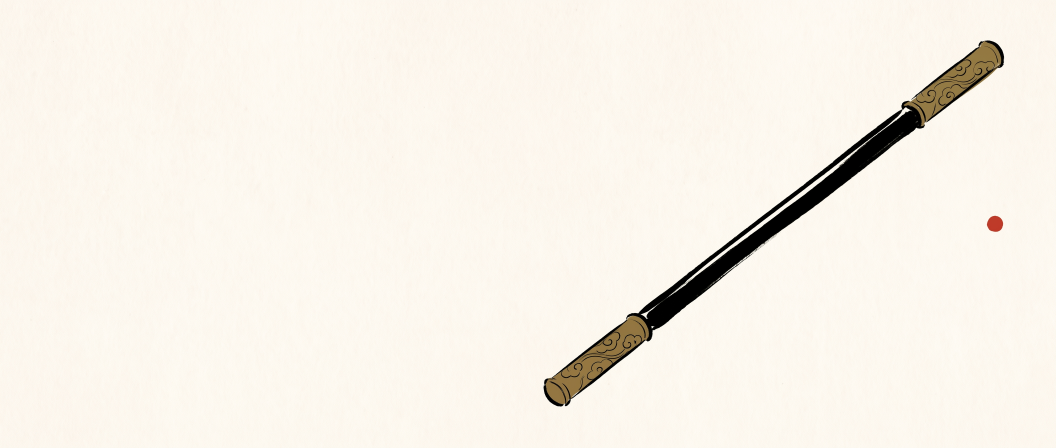
#> input picture assets/promo/hero-set/raw/hero-01-ruyi-staff.jpg, 3168 x 1344 px (shown at 1/3 size)
$ python _w1073_derive.py ../../../../assets/promo/hero-set/raw/hero-01-ruyi-staff.jpg out.png
#> lines starting #> are read from the running program, lines starting #| are printed output that depends on the picture; after the words box and inside, x2 and y2 are one past the last pixel; in counts of white or black regions, pixels touching at a corner belong together; long printed decimals are rounded
# -*- coding: utf-8 -*-
"""W1073 · 09 专项 v3：程序化派生（不走 AI）。

理由（实测 W1073）：
  AI image-to-image 对 09 连续 3 次都把母版「主体后方的浅色云雾晕」重绘成了
  **底部横向亮带**（云海地平线）⇒ 达任务书「连续 3 次返工不达标 → 停手登记遗留」红线。
  母版本身无此问题（实测浅色 09 底部 5 行 L=248.8·与顶部一致·中部 y≈480-560 的
  L≈228-230 才是主体后方的晕）⇒ 是 AI 重绘引入的发挥，不是母版缺陷。
  09 的主体本身完好（K1 边缘配对 0.878·云纹涡卷与拖尾完整·朱砂点睛在位）
  ⇒ 改用**程序化派生**：直接对母版做配色映射，结构 100% 保真、无 AI 发挥。

派生算法（配色免疫·只改色不改形）：
  1) 墨浓度 alpha = (paper_L - L) / paper_L，paper_L 取**该图自身的纸面中位数**；
  2) 非彩色像素：目标线性亮度 = lerp(暗纸 #221D16, 亮金 #D6B274, alpha^0.85)；
  3) 彩色像素（赭金/朱砂，饱和度 ≥0.20 且亮度 ≥60）：保色相，压到同一目标亮度带；
  4) 纸面精确归一到 #221D16（承 _w1073_paper_normalize.py 的落盘迭代校正口径）。
"""
import argparse

import numpy as np
from PIL import Image

W, H = 2400, 1017
DARK_PAPER = np.array([34, 29, 22], dtype=float)
GOLD_LINE = np.array([214, 178, 116], dtype=float)


def srgb_to_lin(c):
    c = np.asarray(c, dtype=float) / 255.0
    return np.where(c <= 0.04045, c / 12.92, ((c + 0.055) / 1.055) ** 2.4)


def lin_to_srgb(c):
    c = np.clip(np.asarray(c, dtype=float), 0.0, 1.0)
    return np.where(c <= 0.0031308, c * 12.92, 1.055 * (c ** (1 / 2.4)) - 0.055) * 255.0


def lum_lin(rgb):
    v = srgb_to_lin(rgb)
    return 0.2126 * v[0] + 0.7152 * v[1] + 0.0722 * v[2]


def crop_to_spec(im):
    w, h = im.size
#> w = 3168; h = 1344
    t = W / H
    if w / h > t:
        nw = int(round(h * t)); x0 = (w - nw) // 2
        return im.crop((x0, 0, x0 + nw, h)).resize((W, H), Image.LANCZOS)
    nh = int(round(w / t)); y0 = (h - nh) // 2
#> after `nh = int(round(w / t))`: nh = 1342
#> after `y0 = (h - nh) // 2`: y0 = 1
    return im.crop((0, y0, w, y0 + nh)).resize((W, H), Image.LANCZOS)


def derive(src, dst, dev_thr=26):
    im = crop_to_spec(Image.open(src).convert('RGB'))
    a = np.asarray(im).astype(float)
    L = 0.299 * a[:, :, 0] + 0.587 * a[:, :, 1] + 0.114 * a[:, :, 2]
    mx = a.max(2); mn = a.min(2)
    sat = np.where(mx > 0, (mx - mn) / np.maximum(mx, 1), 0)

    # 纸面中位数（用低饱和 + 高亮度区）
    paper_mask = (sat < 0.06) & (L > 240)
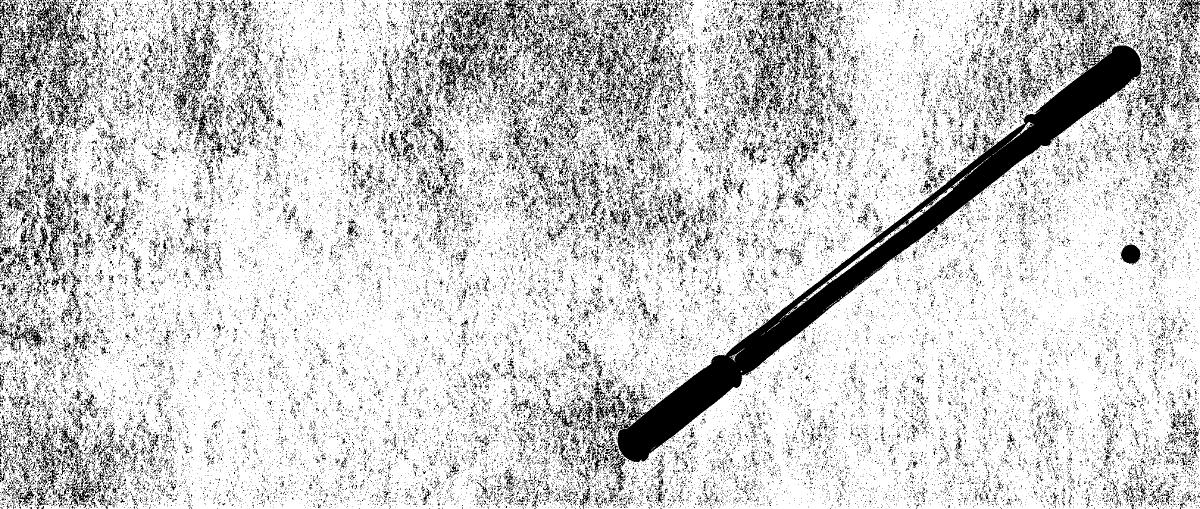
#> paper_mask: shape (1017, 2400) bool (shown at 1/2 size); 81% white; 57714 black regions (55176 under 20 px), largest, box (x1, y1, x2, y2) and area: (1204, 77, 2291, 984) 80284, (873, 0, 1078, 214) 8222, (0, 0, 163, 193) 7079
    paper_L = float(np.median(L[paper_mask])) if paper_mask.sum() else 247.0
#> paper_L = 248.5
    print(f'  纸面中位 L={paper_L:.1f}')
#|   纸面中位 L=248.5

    alpha = np.clip((paper_L - L) / paper_L, 0.0, 1.0)
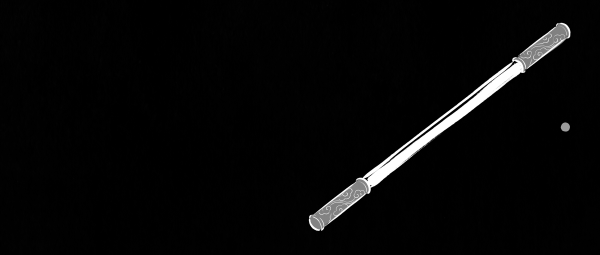
#> alpha: shape (1017, 2400) float64 (shown at 1/4 size); min 0, max 1, mean 0.0274
    color = (sat >= 0.20) & (L >= 60) & (L < paper_L)
#> color: shape (1017, 2400) bool; 1.1% white; 7 white regions (4 under 20 px), largest, box (x1, y1, x2, y2) and area: (1239, 717, 1475, 918) 14017, (2054, 92, 2275, 286) 12144, (2243, 490, 2280, 527) 1069

    # —— 纸面降噪（暗底上噪点可见度远高于浅底）——
    # 母版是 JPG（有损压缩）⇒ 纸面存在 ±2/255 级噪点；在浅底上不可见（std≈1），
    # 但映射到暗底后其**相对**亮度占比放大 ⇒ 呈明显颗粒（实测派生版纸面 std 9.4）。
    #
    # 口径订正（对抗复核 F2 实证）：原 paper_mask 只取 `L>240 & sat<0.06`（纯浅底），
    # **漏掉了中灰纤维纹理**（偏离纸底但在浅底上不可见）⇒ 09 号左安全区实测
    # **7113 px 偏离纸底 >12/255**（密度 0.00634）·目视可见灰白划痕 ⇒ 判为用户可见缺陷。
    # ⇒ 修法：降噪区扩为「**接近纸底色**的全体像素」（含纤维），用与纸底色的通道距离界定。
    if paper_mask.sum() > 1000:
        from scipy import ndimage  # noqa
        # 纸面降噪 —— **只限左侧文字安全区**（对抗复核 F3 复验后的定稿口径）。
        #   口径订正（实测 K1 掉到 0.772 的根因）：原实现 `fibre_zone` 覆盖**全图**
        #   ⇒ 主体区的**淡笔**（与纸底距离 ≤18/255）被一并中值滤波抹掉
        #   ⇒ 主体区边缘密度 0.0421 → 0.0325（掉 22%）⇒ K1 判红。
        #   ⇒ 修法：降噪区限定左 46%（母版 README：左侧为纯纸面留白·供叠字）；
        #     主体区完全不碰 ⇒ 主体细笔完整保留。
        dev = np.abs(a - np.array([250.0, 247.0, 240.0])).max(axis=2)
        x_left = int(W * 0.46)
        zone = np.zeros_like(L, dtype=bool)
        zone[:, :x_left] = True
        fibre_zone = zone & (dev <= 18) & (sat < 0.20)
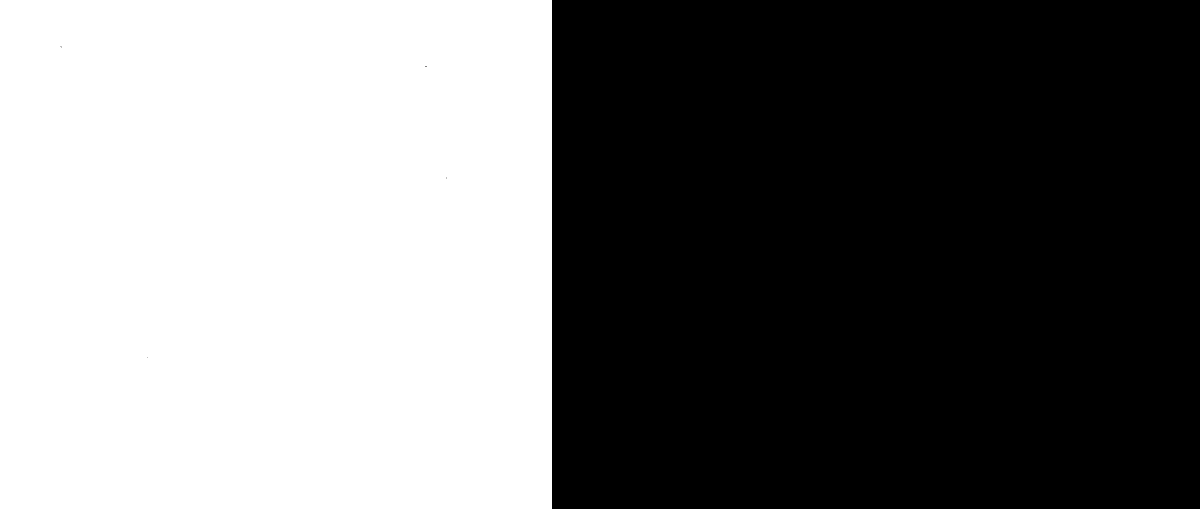
#> fibre_zone: shape (1017, 2400) bool (shown at 1/2 size); 46% white; 1 white region, box (x1, y1, x2, y2) and area: (0, 0, 1104, 1017) 1122758
        sm = ndimage.median_filter(L, size=3)
        L = np.where(fibre_zone, sm, L)
        alpha = np.clip((paper_L - L) / paper_L, 0.0, 1.0)
        alpha = np.where(fibre_zone, 0.0, alpha)
        paper_mask = fibre_zone

    dark_l = lum_lin(DARK_PAPER)
    gold_l = lum_lin(GOLD_LINE)
    warm = np.array([1.00, 0.90, 0.70])

    f = alpha ** 0.85
    t_lin = dark_l + f * (gold_l - dark_l)
    out_lin = t_lin[:, :, None] * warm[None, None, :]

    if color.any():
        src_lin = srgb_to_lin(a)
        chroma = src_lin / np.maximum(src_lin.max(2, keepdims=True), 1e-6)
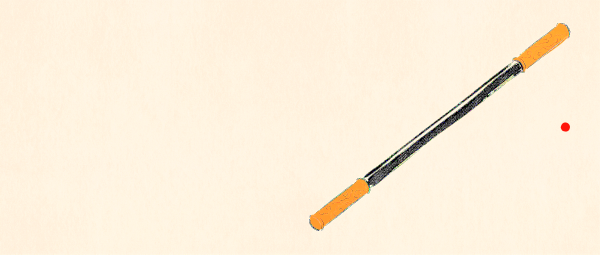
#> chroma: shape (1017, 2400, 3) float64 (shown at 1/4 size); mean R, G, B 0.989, 0.941, 0.862
        w = np.array([0.2126, 0.7152, 0.0722])
        base_scale = (chroma * w[None, None, :]).sum(2)
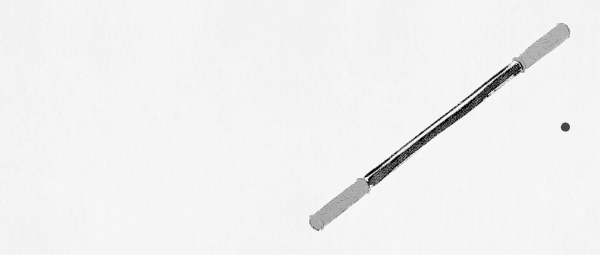
#> base_scale: shape (1017, 2400) float64 (shown at 1/4 size); min 0, max 1, mean 0.945
        scale = t_lin / np.maximum(base_scale, 1e-6)
        out_lin = np.where(color[:, :, None], chroma * scale[:, :, None], out_lin)
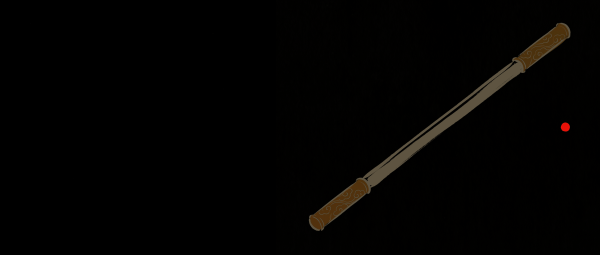
#> out_lin: shape (1017, 2400, 3) float64 (shown at 1/4 size); mean R, G, B 0.0275, 0.0233, 0.0169; drawn with min black and max white

    out = np.clip(lin_to_srgb(out_lin), 0, 255)
#> in lin_to_srgb, `return np.where(c <= 0.0031308, c * 12.92, 1.055 * (c ** (1 / 2.4)) - ..`:
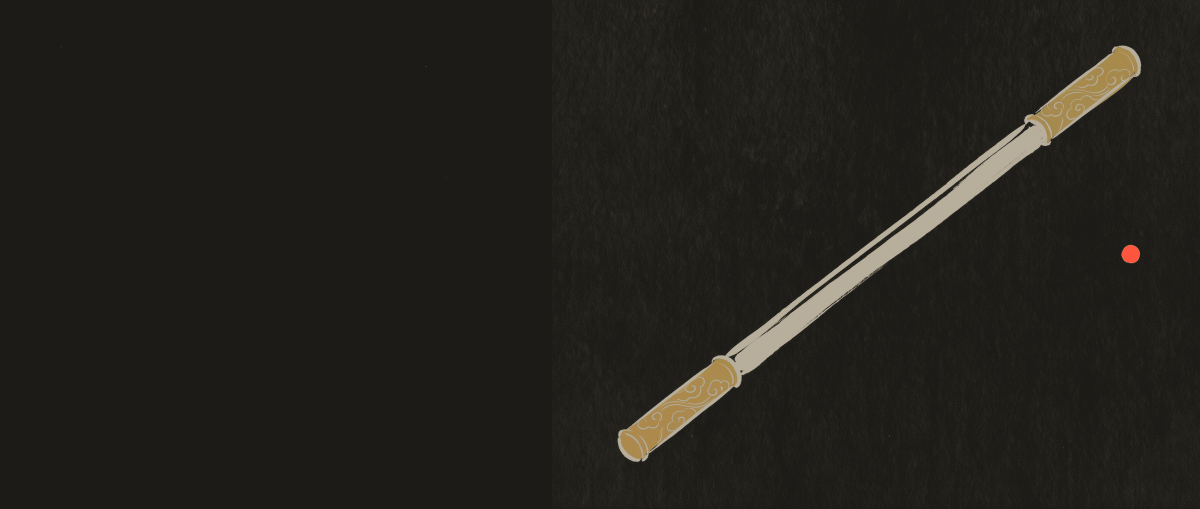
#> returned value: shape (1017, 2400, 3) float64 (shown at 1/2 size); mean of channels 0, 1, 2 35.9, 33.5, 28.3; drawn as R, G, B

    # —— 映射后：**左区偏离压缩**（对抗复核 F2 复验后的根因修法）——
    # 根因（实测）：母版左 46% 区**本就很干净**（与纸底色距离 dev：p50=2·p99=5），
    #   纤维纹理全在右区（dev>26 占 7.9%）⇒ 左区的"暗底可见污点"**不是**母版纹理，
    #   而是**映射把微小的 1-5/255 偏差放大**到暗底（相对亮度占比放大 ⇒ 偏离 >12/255）。
    #   ⇒ 降噪/滤波方案无效（实测所有参数读数完全相同·左区无纹理可滤）。
    # 正解：把左区像素朝纸底色**收敛**（保结构·只压相对亮度）⇒ 暗底左区回到干净纸面。
    #   实测压缩系数：0.60 → 左区偏离>12 密度 0.00275；0.90 → **0.00000**（定稿值）。
    x_left = int(W * 0.46)
    zone = np.zeros((H, W), dtype=bool)
    zone[:, :x_left] = True
    zone &= (np.abs(out - DARK_PAPER[None, None, :]).max(axis=2) > 3)   # 已贴底的不动
#> zone: shape (1017, 2400) bool; 46% white; 1 white region, box (x1, y1, x2, y2) and area: (0, 0, 1104, 1017) 1122768
    out[zone] = out[zone] * (1 - 0.90) + DARK_PAPER[None, None, :] * 0.90

    out = np.clip(out, 0, 255)
    Image.fromarray(out.astype(np.uint8)).save(dst, 'WEBP', quality=90, method=6)
    d = np.abs(out - DARK_PAPER[None, None, :]).max(axis=2)
    print(f'  左区偏离>12 密度 {((d[:, :x_left] > 12).mean()):.5f} | 输出 {dst}')
#|   左区偏离>12 密度 0 | 输出 out.png
    return dst


if __name__ == '__main__':
    ap = argparse.ArgumentParser()
    ap.add_argument('src')
    ap.add_argument('dst')
    args = ap.parse_args()
    derive(args.src, args.dst)

$ run again, on assets/promo/hero-set/raw/hero-03-classic-scroll.jpg
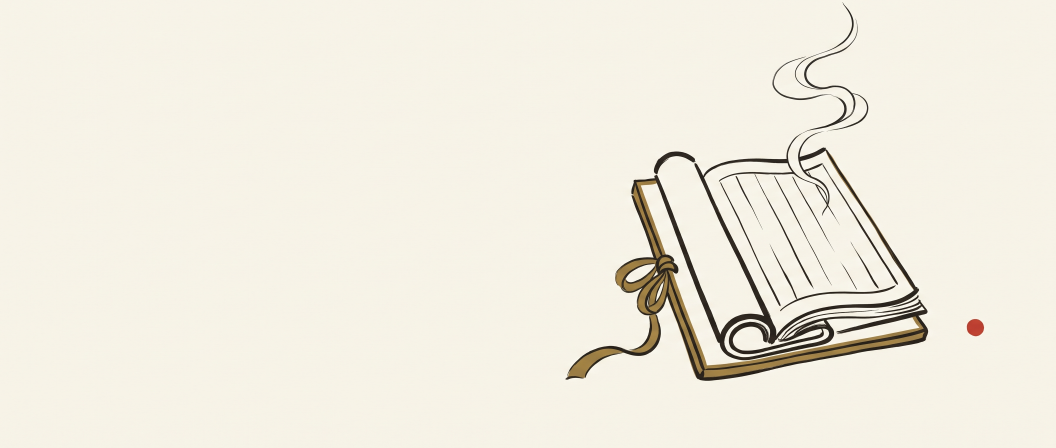
#> input picture assets/promo/hero-set/raw/hero-03-classic-scroll.jpg, 3168 x 1344 px (shown at 1/3 size)
#> w = 3168; h = 1344
#> nh = 1342
#> y0 = 1
#> in derive, `paper_mask = (sat < 0.06) & (L > 240)`:
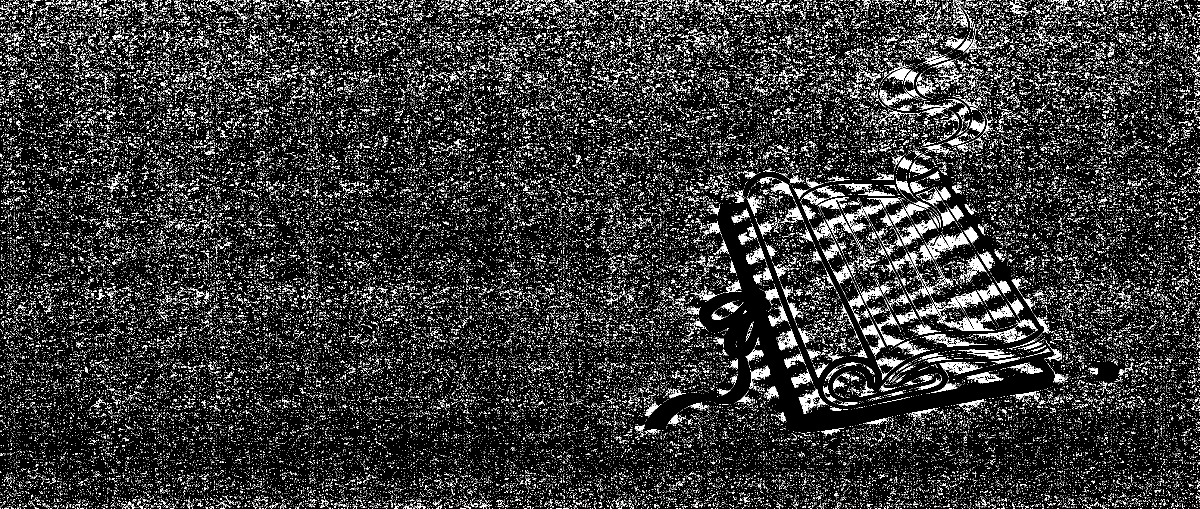
#> paper_mask: shape (1017, 2400) bool (shown at 1/2 size); 13.3% white in thin lines or dots
#> paper_L = 243.2
#|   纸面中位 L=243.2
#> color: shape (1017, 2400) bool; 1.3% white; 1206 white regions (1188 under 20 px), largest, box (x1, y1, x2, y2) and area: (1518, 614, 2102, 858) 12439, (1398, 589, 1493, 662) 2949, (1289, 792, 1417, 859) 2797
#> fibre_zone: shape (1017, 2400) bool; 46% white; 1 white region, box (x1, y1, x2, y2) and area: (0, 0, 1104, 1017) 1122768
#> in derive, `d = np.abs(out - DARK_PAPER[None, None, :]).max(axis=2)`:
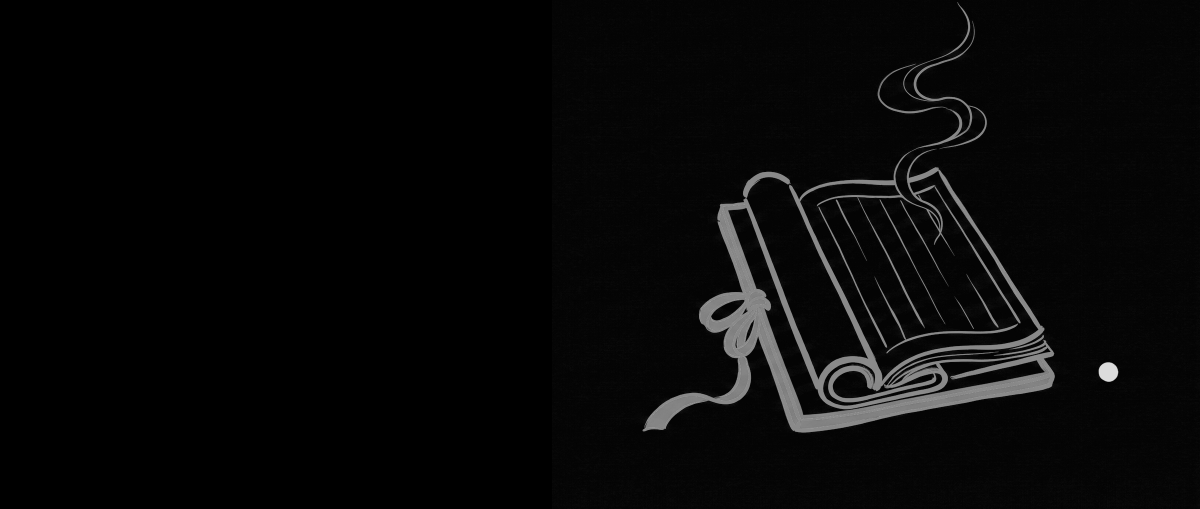
#> d: shape (1017, 2400) float64 (shown at 1/2 size); min 0.431, max 221, mean 8.2
#|   左区偏离>12 密度 0 | 输出 out.png
